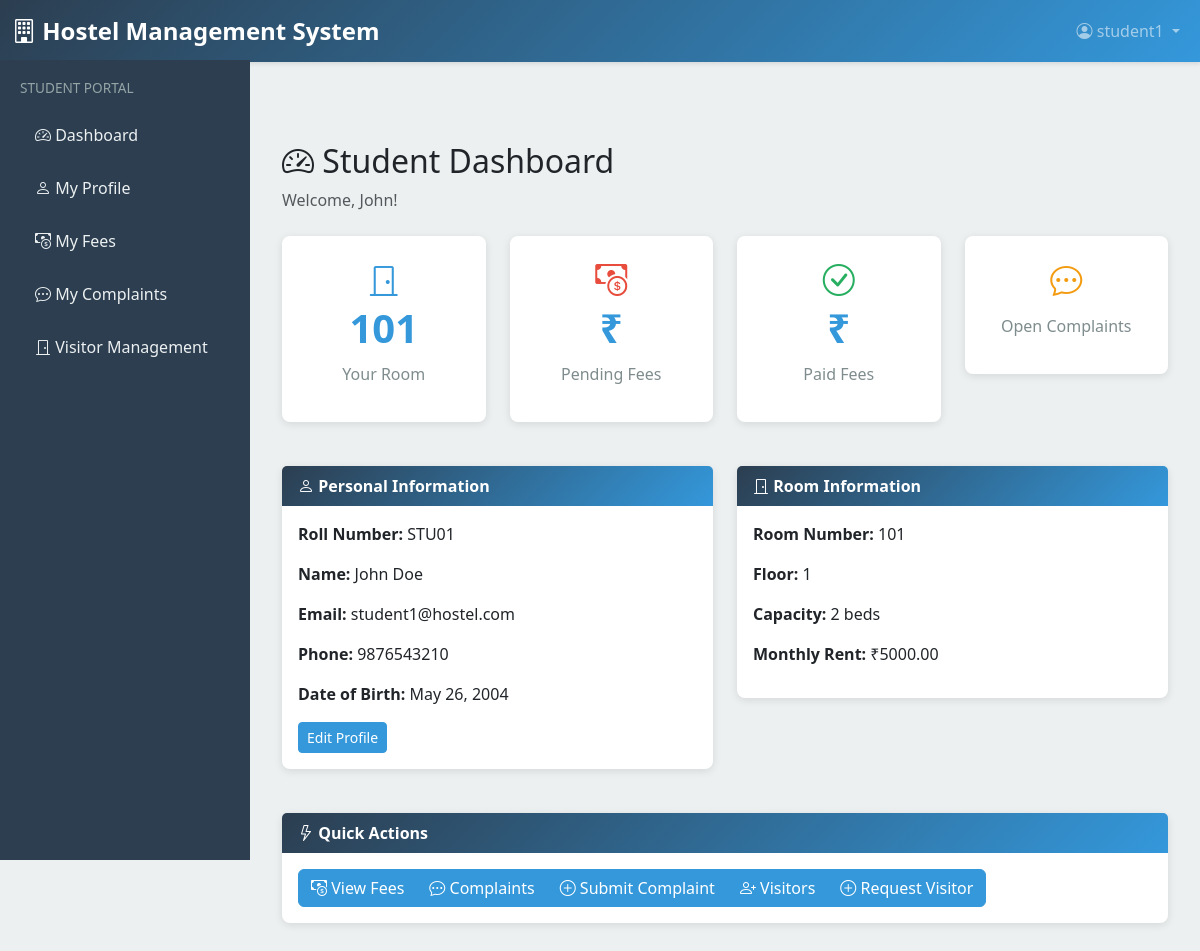
/dashboard/ (signed in), run on the app's committed database.
### core/models.py (models this page shows, shortened)
class Student(models.Model):
    GENDER_CHOICES = [
        ('M', 'Male'),
        ('F', 'Female'),
        ('O', 'Other'),
    ]
    user = models.OneToOneField(User, on_delete=models.CASCADE, related_name='student_profile')
    roll_number = models.CharField(max_length=50, unique=True)
    phone = models.CharField(max_length=15)
    gender = models.CharField(max_length=1, choices=GENDER_CHOICES)
    date_of_birth = models.DateField()
    address = models.TextField()
    city = models.CharField(max_length=100)
    state = models.CharField(max_length=100)
    pincode = models.CharField(max_length=10)
    guardian_name = models.CharField(max_length=100)
    guardian_phone = models.CharField(max_length=15)
    emergency_contact = models.CharField(max_length=15)
    admission_date = models.DateField(auto_now_add=True)
    room = models.ForeignKey(Room, on_delete=models.SET_NULL, null=True, blank=True, related_name='students')
    is_active = models.BooleanField(default=True)
    created_at = models.DateTimeField(auto_now_add=True)
    updated_at = models.DateTimeField(auto_now=True)

class Room(models.Model):
    STATUS_CHOICES = [
        ('available', 'Available'),
        ('occupied', 'Occupied'),
        ('maintenance', 'Under Maintenance'),
    ]
    room_number = models.CharField(max_length=50, unique=True)
    floor = models.IntegerField(validators=[MinValueValidator(1)])
    capacity = models.IntegerField(validators=[MinValueValidator(1)])
    occupied_beds = models.IntegerField(default=0, validators=[MinValueValidator(0)])
    status = models.CharField(max_length=20, choices=STATUS_CHOICES, default='available')
    rent = models.DecimalField(max_digits=10, decimal_places=2)
    created_at = models.DateTimeField(auto_now_add=True)
    updated_at = models.DateTimeField(auto_now=True)

### core/views.py (the view)
# urls.py: path('dashboard/', views.dashboard, name='dashboard'),
@login_required(login_url='login')
def dashboard(request):
    if not hasattr(request.user, 'role'):
        messages.error(request, 'User role not assigned.')
        return redirect('login')
    user_role = request.user.role.role
    if user_role == 'admin':
        return admin_dashboard(request)
    elif user_role == 'student':
        return student_dashboard(request)
    elif user_role == 'technician':
        return technician_dashboard(request)
    else:
        return redirect('login')

### core/views.py (called while the page is built)
def is_student(user):
    return hasattr(user, 'role') and user.role.role == 'student'

@login_required(login_url='login')
@user_passes_test(is_student)
@login_required
def student_dashboard(request):
    student = Student.objects.get(user=request.user)
    fees = Fee.objects.filter(student=student)
    total_fees = fees.aggregate(
        total=Sum('amount')
    )['total'] or 0
    total_paid = fees.aggregate(
        total=Sum('amount_paid')
    )['total'] or 0
    total_remaining = fees.aggregate(
        total=Sum('remaining_amount')
    )['total'] or 0
    context = {
        'student': student,
        'fees': fees,
        'total_fees': total_fees,
        'total_paid': total_paid,
        'total_remaining': total_remaining,
    }
    return render(
        request,
        'student/dashboard.html',
        context
    )

### templates/student/dashboard.html (shortened to what this page needs)
{% extends 'base.html' %}
{% block content %}
<div class="container-fluid">
    <div class="mb-4">
        <h2><i class="bi bi-speedometer2"></i> Student Dashboard</h2>
        <p class="text-muted">Welcome, {{ user.first_name }}!</p>
    </div>
    <div class="row">
        <div class="col-md-3 col-sm-6">
            <div class="stat-card">
                <i class="bi bi-door-closed" style="font-size: 2rem; color: #3498db;"></i>
                {% if student.room %}
                    <h3>{{ student.room.room_number }}</h3>
                    <p>Your Room</p>
                {% else %}
                    <h3>-</h3>
                    <p>Room Not Allocated</p>
                {% endif %}
            </div>
        </div>
        <div class="col-md-3 col-sm-6">
            <div class="stat-card">
                <i class="bi bi-cash-coin" style="font-size: 2rem; color: #e74c3c;"></i>
                <h3>₹{{ pending_fees }}</h3>
                <p>Pending Fees</p>
            </div>
        </div>
        <div class="col-md-3 col-sm-6">
            <div class="stat-card">
                <i class="bi bi-check-circle" style="font-size: 2rem; color: #27ae60;"></i>
                <h3>₹{{ paid_fees }}</h3>
                <p>Paid Fees</p>
            </div>
        </div>
        <div class="col-md-3 col-sm-6">
            <div class="stat-card">
                <i class="bi bi-chat-dots" style="font-size: 2rem; color: #f39c12;"></i>
                <p>Open Complaints</p>
            </div>
        </div>
    </div>
    <div class="row mt-4">
        <div class="col-md-6">
            <div class="card">
                <div class="card-header">
                    <i class="bi bi-person"></i> Personal Information
                </div>
                <div class="card-body">
                    <p><strong>Roll Number:</strong> {{ student.roll_number }}</p>
                    <p><strong>Name:</strong> {{ student.user.first_name }} {{ student.user.last_name }}</p>
                    <p><strong>Email:</strong> {{ student.user.email }}</p>
                    <p><strong>Phone:</strong> {{ student.phone }}</p>
                    <p><strong>Date of Birth:</strong> {{ student.date_of_birth }}</p>
                    <a href="{% url 'student_profile' %}" class="btn btn-sm btn-primary">Edit Profile</a>
                </div>
            </div>
        </div>
        <div class="col-md-6">
            <div class="card">
                <div class="card-header">
                    <i class="bi bi-door-closed"></i> Room Information
                </div>
                <div class="card-body">
                    {% if student.room %}
                        <p><strong>Room Number:</strong> {{ student.room.room_number }}</p>
                        <p><strong>Floor:</strong> {{ student.room.floor }}</p>
                        <p><strong>Capacity:</strong> {{ student.room.capacity }} beds</p>
                        <p><strong>Monthly Rent:</strong> ₹{{ student.room.rent }}</p>
                    {% else %}
                        <p class="text-muted">No room allocated yet.</p>
                    {% endif %}
                </div>
            </div>
        </div>
    </div>
    <div class="row mt-4">
        <div class="col-12">
            <div class="card">
                <div class="card-header">
                    <i class="bi bi-lightning"></i> Quick Actions
                </div>
                <div class="card-body">
                    <div class="btn-group" role="group">
                        <a href="{% url 'my_fees' %}" class="btn btn-primary">
                            <i class="bi bi-cash-coin"></i> View Fees
                        </a>
                        <a href="{% url 'my_complaints' %}" class="btn btn-primary">
                            <i class="bi bi-chat-dots"></i> Complaints
                        </a>
                        <a href="{% url 'submit_complaint' %}" class="btn btn-primary">
                            <i class="bi bi-plus-circle"></i> Submit Complaint
                        </a>
                        <a href="{% url 'my_visitors' %}" class="btn btn-primary">
                            <i class="bi bi-person-plus"></i> Visitors
                        </a>
                        <a href="{% url 'request_visitor' %}" class="btn btn-primary">
                            <i class="bi bi-plus-circle"></i> Request Visitor
                        </a>
                    </div>
                </div>
            </div>
        </div>
    </div>
</div>
{% endblock %}

### templates/base.html (shortened to what this page needs)
<!DOCTYPE html>
<html lang="en">
<head>
    <link href="https://cdn.jsdelivr.net/npm/bootstrap@5.3.0/dist/css/bootstrap.min.css" rel="stylesheet">
    <link rel="stylesheet" href="https://cdn.jsdelivr.net/npm/bootstrap-icons@1.11.0/font/bootstrap-icons.css">
</head>
<body>
    <nav class="navbar navbar-expand-lg navbar-dark">
        <div class="container-fluid">
            <a class="navbar-brand" href="{% url 'dashboard' %}">
                <i class="bi bi-building"></i> Hostel Management System
            </a>
            <div class="collapse navbar-collapse" id="navbarNav">
                <ul class="navbar-nav ms-auto">
                    <li class="nav-item dropdown">
                        <a class="nav-link dropdown-toggle" href="#" role="button" data-bs-toggle="dropdown">
                            <i class="bi bi-person-circle"></i> {{ user.username }}
                        </a>
                    </li>
                </ul>
            </div>
        </div>
    </nav>
    <div class="container-fluid">
        <div class="row">
            {% if user.is_authenticated %}
            <nav class="sidebar">
                {% if user.role.role == 'admin' %}
                    <div class="mb-4">
                        <h6 style="color: #95a5a6; font-size: 0.85rem; text-transform: uppercase; margin-bottom: 15px;">Admin Panel</h6>
                        <a href="{% url 'dashboard' %}"><i class="bi bi-speedometer2"></i> Dashboard</a>
                        <a href="{% url 'user_management' %}"><i class="bi bi-people"></i> User Management</a>
                        <h6 style="color: #95a5a6; font-size: 0.85rem; text-transform: uppercase; margin-top: 20px; margin-bottom: 15px;">Academic</h6>
                        <a href="{% url 'student_list' %}"><i class="bi bi-person-badge"></i> Students</a>
                        <a href="{% url 'room_list' %}"><i class="bi bi-door-closed"></i> Rooms</a>
                        <h6 style="color: #95a5a6; font-size: 0.85rem; text-transform: uppercase; margin-top: 20px; margin-bottom: 15px;">Finance</h6>
                        <a href="{% url 'fee_list' %}"><i class="bi bi-cash-coin"></i> Fees</a>
                        <a href="{% url 'generate_fees' %}"><i class="bi bi-plus-circle"></i> Generate Fees</a>
                        <h6 style="color: #95a5a6; font-size: 0.85rem; text-transform: uppercase; margin-top: 20px; margin-bottom: 15px;">Operations</h6>
                        <a href="{% url 'complaint_list' %}"><i class="bi bi-chat-dots"></i> Complaints</a>
                        <a href="{% url 'reports' %}"><i class="bi bi-file-earmark-pdf"></i> Reports</a>
                    </div>
                {% elif user.role.role == 'student' %}
                    <div class="mb-4">
                        <h6 style="color: #95a5a6; font-size: 0.85rem; text-transform: uppercase; margin-bottom: 15px;">Student Portal</h6>
                        <a href="{% url 'dashboard' %}"><i class="bi bi-speedometer2"></i> Dashboard</a>
                        <a href="{% url 'student_profile' %}"><i class="bi bi-person"></i> My Profile</a>
                        <a href="{% url 'my_fees' %}"><i class="bi bi-cash-coin"></i> My Fees</a>
                        <a href="{% url 'my_complaints' %}"><i class="bi bi-chat-dots"></i> My Complaints</a>
                        <a href="{% url 'my_visitors' %}"><i class="bi bi-door-closed"></i> Visitor Management</a>
                    </div>
                {% endif %}
            </nav>
            {% endif %}
            <main class="main-content col">
                {% block content %}{% endblock %}
            </main>
        </div>
    </div>
</body>
</html>

### templates/base.html (style rules this page uses)
:root { --primary-color: #2c3e50; --secondary-color: #3498db; --success-color: #27ae60; --danger-color: #e74c3c; --warning-color: #f39c12; }
* { margin: 0; padding: 0; box-sizing: border-box; }
body { font-family: 'Segoe UI', Tahoma, Geneva, Verdana, sans-serif; background-color: #ecf0f1; }
.navbar { background: linear-gradient(135deg, var(--primary-color) 0%, var(--secondary-color) 100%); box-shadow: 0 2px 4px rgba(0,0,0,0.1); }
.navbar-brand { font-weight: 700; font-size: 1.5rem; }
.sidebar { background: var(--primary-color); min-height: 100vh; padding: 20px; position: fixed; left: 0; top: 60px; width: 250px; overflow-y: auto; }
.sidebar a { color: #ecf0f1; text-decoration: none; display: block; padding: 12px 15px; margin: 5px 0; border-radius: 5px; transition: all 0.3s ease; }
.main-content { margin-left: 250px; margin-top: 60px; padding: 20px; min-height: calc(100vh - 60px); }
.card { border: none; box-shadow: 0 2px 8px rgba(0,0,0,0.1); margin-bottom: 20px; border-radius: 8px; }
.card-header { background: linear-gradient(135deg, var(--primary-color) 0%, var(--secondary-color) 100%); color: white; font-weight: 600; border: none; }
.btn-primary { background-color: var(--secondary-color); border-color: var(--secondary-color); }
.stat-card { background: white; padding: 20px; border-radius: 8px; box-shadow: 0 2px 8px rgba(0,0,0,0.1); text-align: center; margin-bottom: 20px; }
.stat-card h3 { color: var(--secondary-color); font-size: 2.5rem; font-weight: 700; }
.stat-card p { color: #7f8c8d; margin-top: 10px; }

### data on the page
Student: room.room_number "101", roll_number "STU01", user.first_name "John", user.last_name "Doe", user.email "student1@hostel.com", phone "9876543210", date_of_birth "May 26, 2004", room.floor "1", room.capacity "2", room.rent "5000.00"

### other printed values
{{ user.username }} "student1"
{{ user.first_name }} "John"
